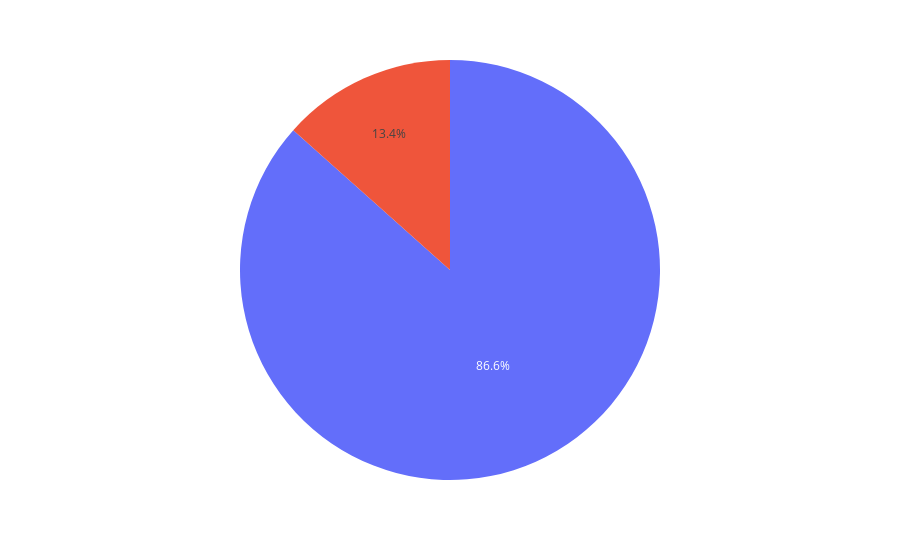

This figure's notebook cell:
### Code cell
fig = px.pie(df.class_label.value_counts(),labels='index', values='class_label', color="class_label" )
fig.show()

### Figure 1 — Plotly figure (JSON) as saved in the notebook; plotly's stock layout.template omitted (floating-point values rounded to 4 significant figures)
{"data": [{"customdata": [[4825], [747]], "domain": {"x": [0, 1], "y": [0, 1]}, "hovertemplate": "class_label=%{customdata[0]}<extra></extra>", "legendgroup": "", "marker": {"colors": ["#636efa", "#EF553B"]}, "name": "", "showlegend": false, "type": "pie", "values": [4825, 747]}], "layout": {"legend": {"tracegroupgap": 0}, "margin": {"t": 60}}}
